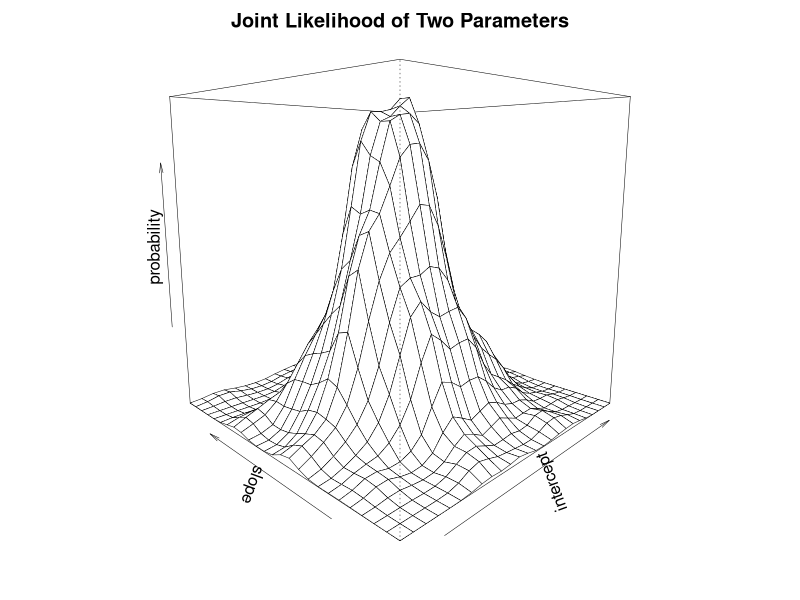
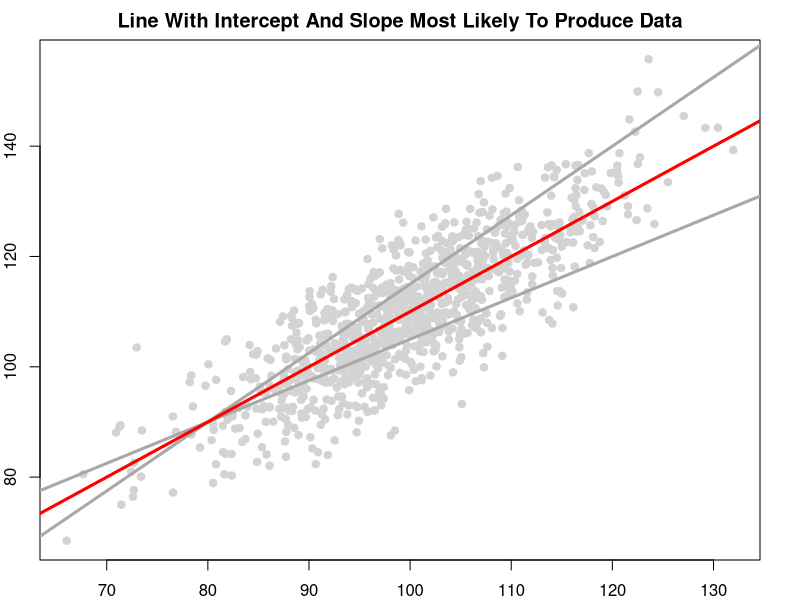
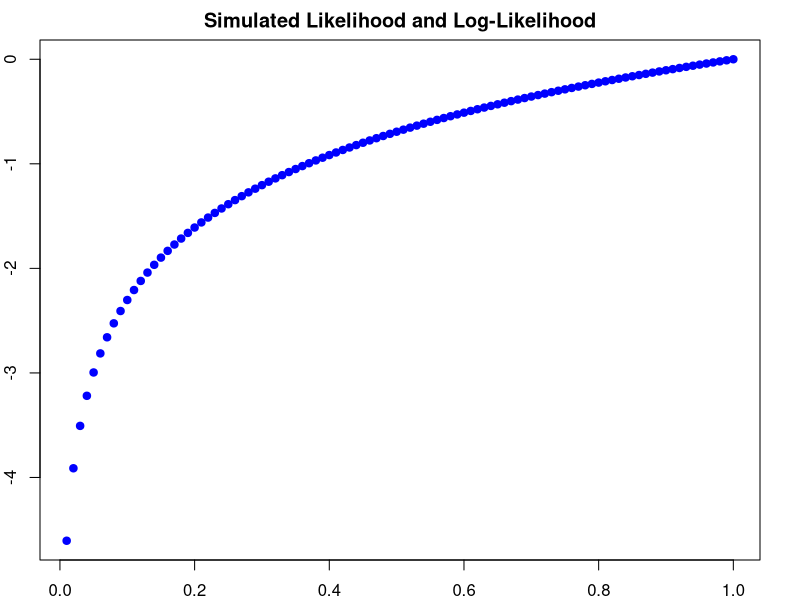

The R source for these figures, in order:
## ---- chunk 1

library(ggplot2)

library(MASS)

## ---- chunk 2
#| fig-height: 3
#| fig-cap: "Joint Likelihood of Two Parameters" 
#| label: fig-joint-likelihood

# inspired by a coding approach at
# https://stackoverflow.com/questions/11530010/how-to-simulate-bimodal-distribution

beta0 <- rnorm(1000, 0.5, 2)

beta1 <- rnorm(1000, 0, .1)

# density plot

mydensity <- kde2d(beta0, beta1)

par(mar = rep(2, 4)) # adjust margins

persp(mydensity,
      theta = -45,
      phi = 10,
      main = "Joint Likelihood of Two Parameters",
      xlab = "intercept",
      ylab = "slope",
      zlab = "probability",
      lwd = .5)

## ---- chunk 3
#| label: fig-empirical-example
#| fig-cap: "An Empirical Example"

set.seed(1234) # random seed

N <- 1000 # sample size

x <- round(rnorm(N, 100, 10), 2) # random x

e <- round(rnorm(N, 0, 7), 2) # random error

y <- 10 + x + e # true equation that generates y

mydata <- data.frame(x, e, y)

plot(x, 
     y, 
     col="lightgrey",
     pch = 19,
     main = "Line With Intercept And Slope Most Likely To Produce Data",
     sub = "Lines Less Likely To Produce Data in Grey")


abline(30, .75, col="darkgrey", lwd=3)

abline(-10, 1.25, col="darkgrey", lwd=3)

abline(10, 1, col="red", lwd=3)

## ---- chunk 4
#| fig-cap: "Likelihood and Log-Likelihood"
#| label: fig-likelihood-log-likelihood

x <- seq(.01, 1, .01)

y <- log(x)

# ggplot(data = NULL,
#        aes(x = x,
#            y = y,
#            color = x)) +
#   geom_point() +
#   labs(title = "Simulated Likelihood and Log-Likelihood", 
#        x = "Likelihood", 
#        y = "Log-Likelihood") +
#   theme_minimal() +
#   scale_color_viridis_c() +
#   theme(legend.position = "none")

plot(x, y,
     pch = 19,
     col = "blue",
     main = "Simulated Likelihood and Log-Likelihood",
     xlab = "Likelihood",
     ylab = "Log-Likelihood")

